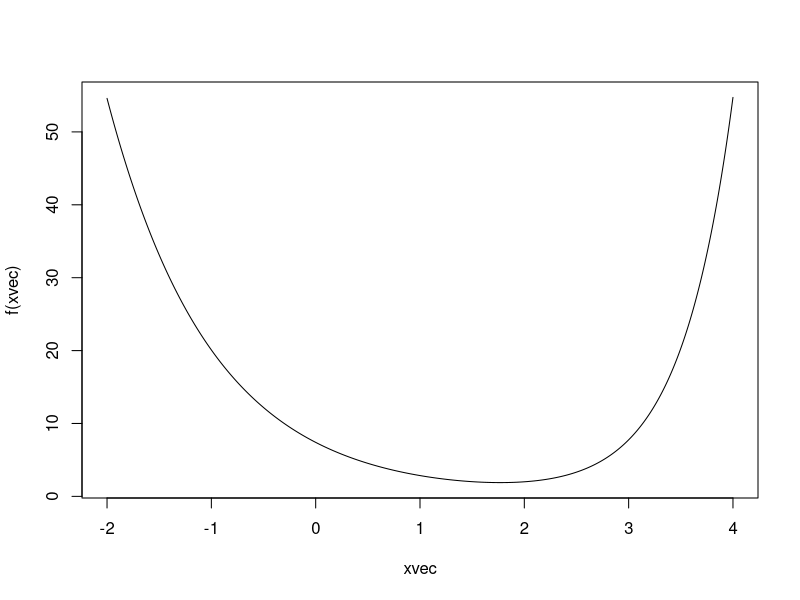
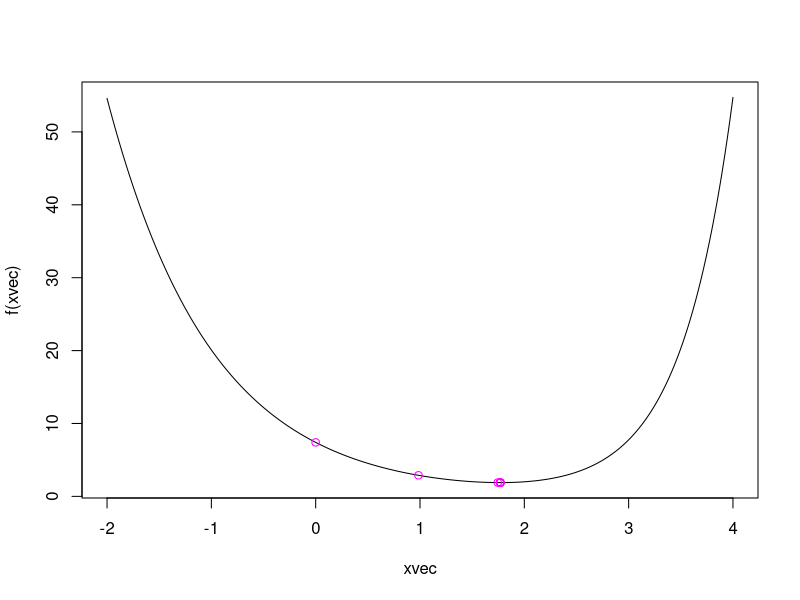

Generate these figures, in order, with R:


# Babylonian square roots
g <- function(x, k){ x^2 - k }
g1 <- function(x, k){ 2*x }

k <- 7
x <- 1.0

cat( sprintf( "%11.9f  %11.9f\n", x, x^2 ) )
for(j in 1:10){
    x <- x - g(x,k)/g1(x,k)
    cat( sprintf( "%11.9f  %11.9f\n", x, x^2 ) )
}
    


# newton's method for minimization, univariable
f <- function(x){ exp( 2*x - 4 ) + exp( 2 - x ) }
f1 <- function(x){ 2*exp( 2*x - 4 ) - exp( 2 - x ) }
f2 <- function(x){ 4*exp( 2*x - 4 ) + exp( 2 - x ) }

xvec <- seq(-2,4,by=0.01)
plot( xvec, f(xvec), type = "l" )

x <- rep(NA, 10)
x[1] <- 0
cat( sprintf( "%11.9f  %11.9f\n", x[1], f(x[1]) ) )
for(j in 2:10){
    x[j] <- x[j-1] - f1(x[j-1])/f2(x[j-1])
    cat( sprintf( "%11.9f  %11.9f\n", x[j], f(x[j]) ) )
}
    
plot( xvec, f(xvec), type = "l" )
points( x, f(x), col = "magenta" )

